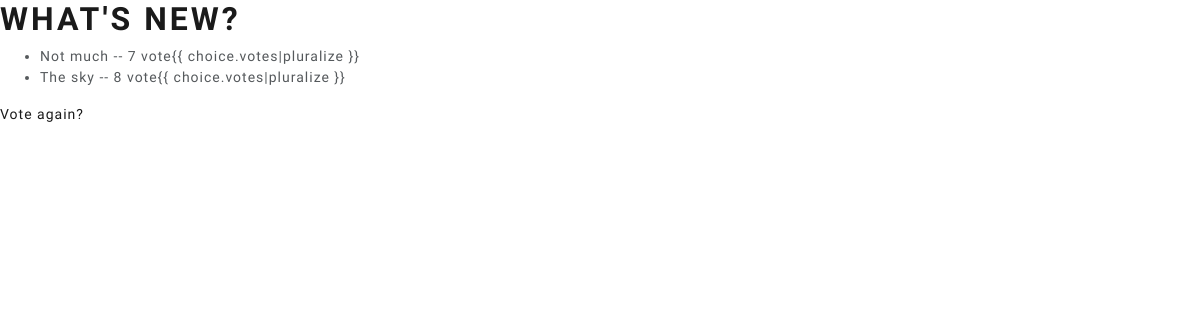
/polls/1/results/, run on an earlier commit of the app's database.
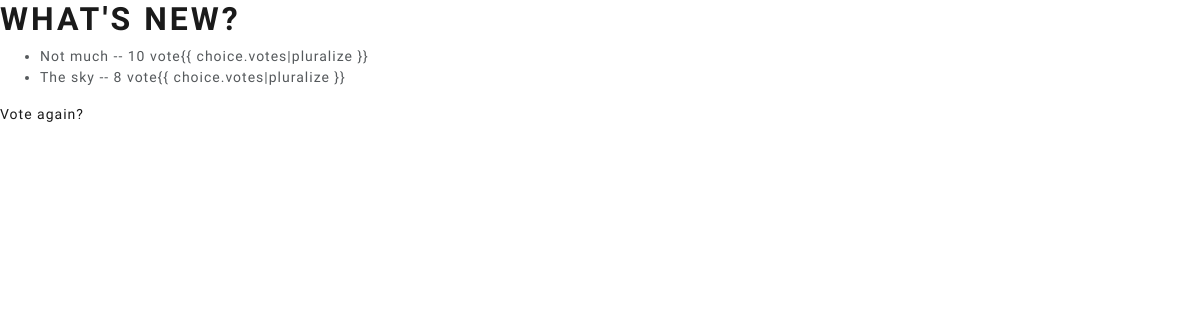
And on a later commit of the database.
### polls/models.py (models this page shows, shortened)
class Choice(models.Model):
    question = models.ForeignKey(Question, on_delete=models.CASCADE)
    choice_text = models.CharField(max_length=200)
    votes = models.IntegerField(default=0)

### polls/views.py (the view)
# urls.py: path('<int:pk>/results/', views.ResultsView.as_view(), name='results'),
class ResultsView(generic.DetailView):
    model = Question
    template_name = 'polls/results.html'

### polls/templates/polls/results.html (shortened to what this page needs)
<!DOCTYPE html>
<html>
  <head>
    {% load static %}
    <link
      rel="stylesheet"
      type="text/css"
      href="{% static 'polls/style.css' %}"
    />
  </head>
  <body>
    <h1>{{ question.question_text }}</h1>
    <ul>
      {% for choice in question.choice_set.all %}
      <li>
        {{ choice.choice_text }} -- {{ choice.votes }} vote{{
        choice.votes|pluralize }}
      </li>
      {% endfor %}
    </ul>
    <a href="{% url 'polls:detail' question.id %}">Vote again?</a>
  </body>
</html>

What changed in the data, as far as the page shows it:
changed Choice "Not much": votes "7" → "10"
